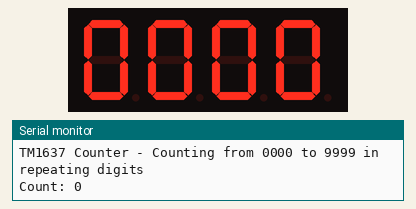
Bench run of a sketch on a simulated Arduino Uno, built with avr-gcc and run on an emulated ATmega328P. Parts: 4-digit seven-segment display, the last lines printed to the serial monitor.

Above: at 0.1 s.
At 1.1 s:
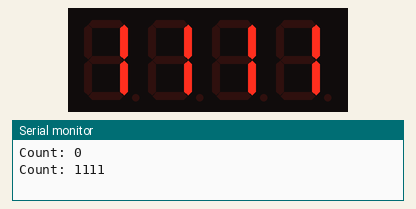
At 2.1 s:
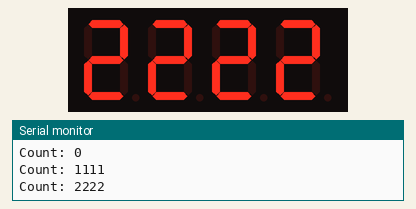
At 4.2 s:
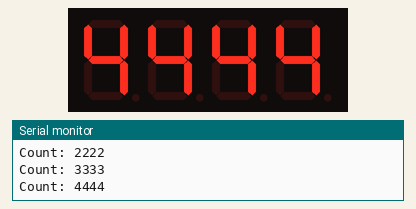
At 6.2 s:
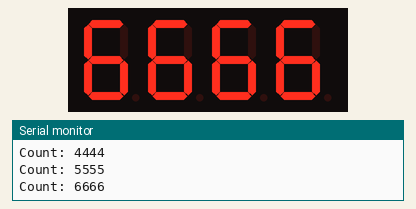
At 9.3 s:
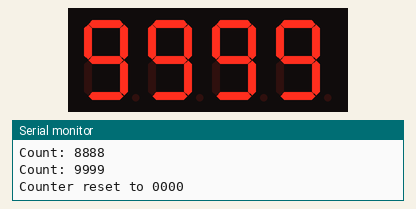

The sketch:

7.S.Display_Source_Code.ino
```cpp
#include <TM1637Display.h>
#define CLK_PIN 9
#define DIO_PIN 8
TM1637Display display(CLK_PIN, DIO_PIN);
int counter = 0;
void setup() {
  display.setBrightness(0x0f);
  display.clear();
  Serial.begin(9600);
  Serial.println("TM1637 Counter - Counting from 0000 to 9999 in repeating digits");
}

void loop() {
  int displayNumber = counter * 1111;
  display.showNumberDec(displayNumber, true);
  Serial.print("Count: ");
  Serial.println(displayNumber);
  counter++;
  if (counter > 9) {
    counter = 0;
    Serial.println("Counter reset to 0000");
  }
  delay(1000);
} 
```

Measured:
- by itself, everything shown: repeats every 10.2 s, in 10 steps
- what the display in image 1 shows lasts 1.0 s, from 1.1 s to 2.1 s
